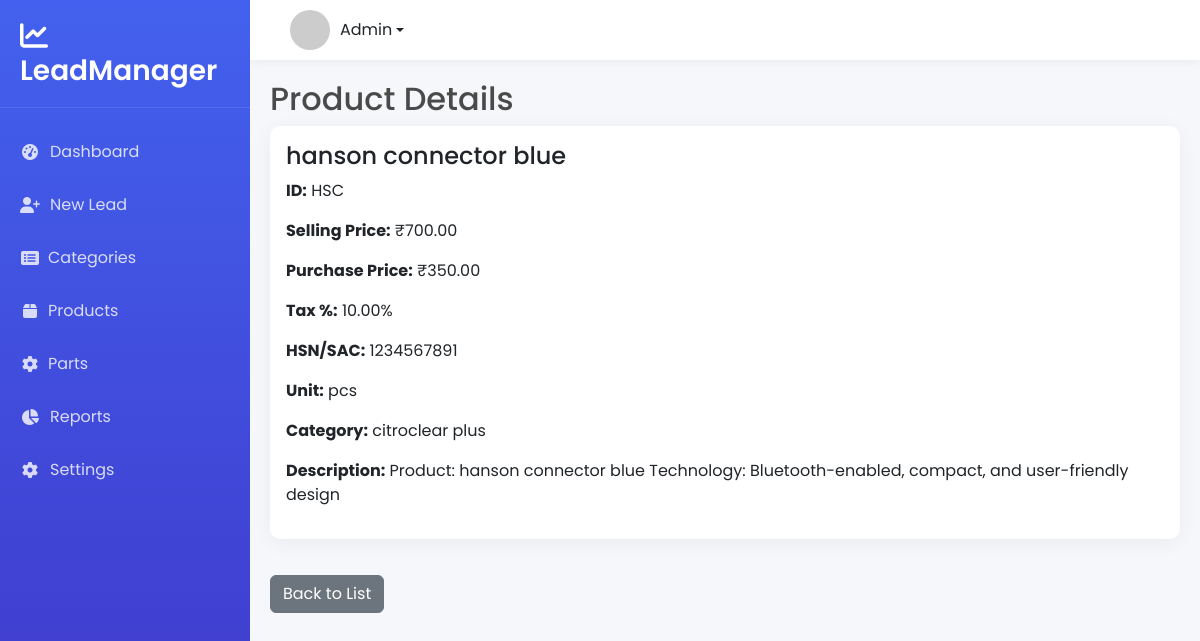
The page /products/HSC/ on the database as committed earlier.
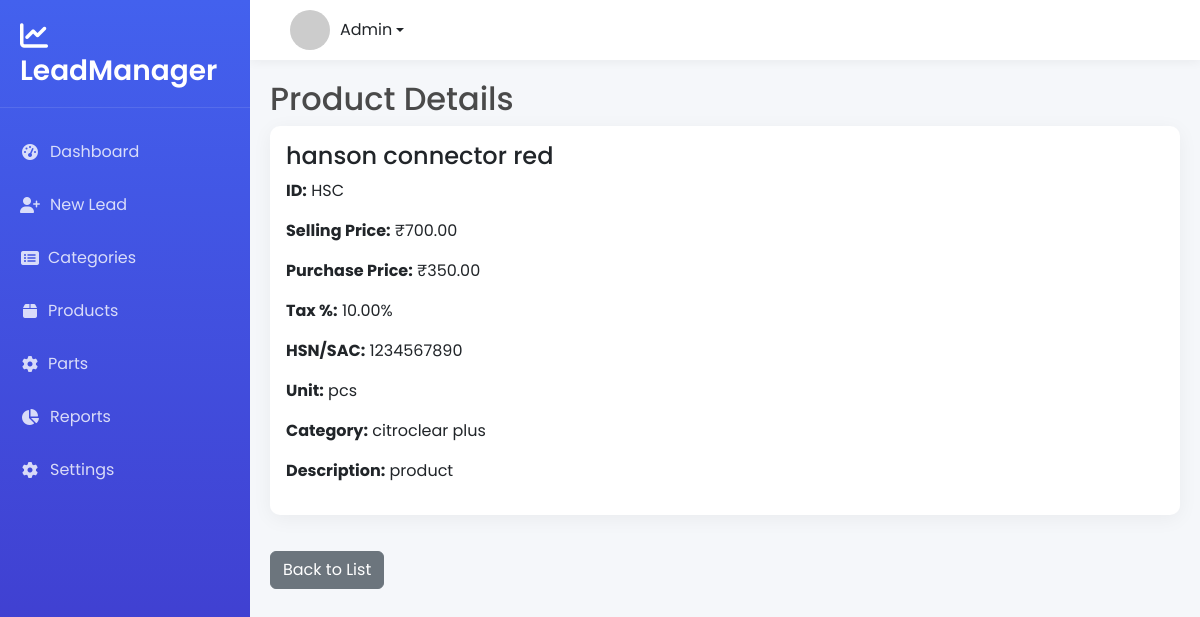
The same page on the database as committed later.
### leads/models.py (models this page shows, shortened)
class Product(models.Model):
    PRODUCT_UNITS = [
        ('kg', 'Kilogram'),
        ('ltr', 'Liter'),
        ('pcs', 'Pieces'),
        ('box', 'Box'),
        ('nos', 'Numbers'),
    ]
    id = models.CharField(max_length=50, primary_key=True)
    name = models.CharField(max_length=100)
    selling_price = models.DecimalField(max_digits=10, decimal_places=2)
    tax_percent = models.DecimalField(max_digits=5, decimal_places=2)
    purchase_price = models.DecimalField(max_digits=10, decimal_places=2)
    unit = models.CharField(max_length=10, choices=PRODUCT_UNITS, default='pcs')
    hsn_sac = models.CharField(max_length=20, blank=True, null=True)
    description = models.TextField(blank=True)
    category = models.ForeignKey('Category', on_delete=models.SET_NULL, null=True)
    product_image = models.ImageField(upload_to='product_images/', blank=True, null=True)
    created_at = models.DateTimeField(auto_now_add=True)

class Category(models.Model):
    id = models.CharField(max_length=50, primary_key=True)
    name = models.CharField(max_length=100)
    description = models.TextField(blank=True, null=True)
    image = models.ImageField(upload_to='categories/', blank=True, null=True)
    created_at = models.DateTimeField(auto_now_add=True)
    updated_at = models.DateTimeField(auto_now=True)

### leads/views.py (the view)
# urls.py: path('products/<str:product_id>/', views.product_detail, name='product_detail'),
def product_detail(request, product_id):
    product = get_object_or_404(Product, id=product_id)
    return render(request, 'product_detail.html', {'product': product})

### leads/templates/product_detail.html (shortened to what this page needs)
{% extends "base.html" %}
{% block content %}
<h2>Product Details</h2>
<div class="card p-3">
    <h4>{{ product.name }}</h4>
    <p><strong>ID:</strong> {{ product.id }}</p>
    <p><strong>Selling Price:</strong> ₹{{ product.selling_price }}</p>
    <p><strong>Purchase Price:</strong> ₹{{ product.purchase_price }}</p>
    <p><strong>Tax %:</strong> {{ product.tax_percent }}%</p>
    <p><strong>HSN/SAC:</strong> {{ product.hsn_sac }}</p>
    <p><strong>Unit:</strong> {{ product.unit }}</p>
    <p><strong>Category:</strong> {{ product.category.name }}</p>
    <p><strong>Description:</strong> {{ product.description }}</p>
</div>
<a href="{% url 'product_list' %}" class="btn btn-secondary mt-3">Back to List</a>
{% endblock %}

Rows that differ between the two databases and show on the page:
changed Product "HSC": name "hanson connector blue" → "hanson connector red"; hsn_sac "1234567891" → "1234567890"; description "Product: hanson connector blue Technology: Bluetooth-enabled, compact, and user-friendly design" → "product"
